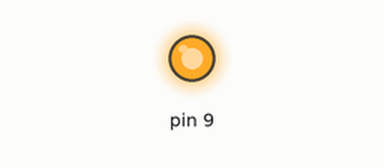
Recording of a sketch running on a simulated Arduino Uno, built with avr-gcc and run on an emulated ATmega328P. Shown: output pins drawn as LEDs (lit = HIGH).

Above: at 2.0 s.
At 6.0 s:
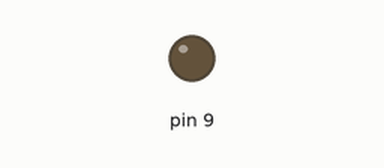
Timing chart, 0 to 10.4 s (numbered marks = the images above):
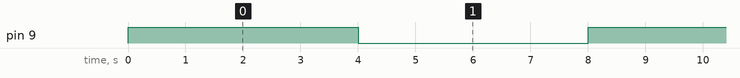

The sketch:

ex.1.ino
```cpp
void setup() {
  // put your setup code here, to run once:

}

void loop() {
  // put your main code here, to run repeatedly:
 pinMode(9,OUTPUT);
    digitalWrite(9,HIGH);
  delay(4000);
  digitalWrite(9,LOW);
  delay(4000);
}
```

Measured:
- by itself, pin 9: alternates HIGH for 4.0 s and LOW for 4.0 s
